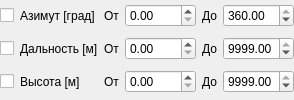
              <widget class="QWidget" name="page">
               <layout class="QGridLayout" name="gridLayout_14">
                <property name="leftMargin">
                 <number>0</number>
                </property>
                <property name="topMargin">
                 <number>0</number>
                </property>
                <property name="rightMargin">
                 <number>0</number>
                </property>
                <property name="bottomMargin">
                 <number>0</number>
                </property>
                <item row="2" column="5">
                 <widget class="QDoubleSpinBox" name="doubleSpinBox_H_max">
                  <property name="maximum">
                   <double>9999.000000000000000</double>
                  </property>
                  <property name="value">
                   <double>9999.000000000000000</double>
                  </property>
                 </widget>
                </item>
                <item row="2" column="3">
                 <widget class="QDoubleSpinBox" name="doubleSpinBox_H_min">
                  <property name="maximum">
                   <double>9999.000000000000000</double>
                  </property>
                 </widget>
                </item>
                <item row="2" column="4">
                 <widget class="QLabel" name="label_25">
                  <property name="sizePolicy">
                   <sizepolicy hsizetype="Maximum" vsizetype="Preferred">
                    <horstretch>0</horstretch>
                    <verstretch>0</verstretch>
                   </sizepolicy>
                  </property>
                  <property name="text">
                   <string>До</string>
                  </property>
                 </widget>
                </item>
                <item row="0" column="0">
                 <widget class="QCheckBox" name="checkBox_select_Azimut">
                  <property name="sizePolicy">
                   <sizepolicy hsizetype="Maximum" vsizetype="Fixed">
                    <horstretch>0</horstretch>
                    <verstretch>0</verstretch>
                   </sizepolicy>
                  </property>
                  <property name="text">
                   <string/>
                  </property>
                 </widget>
                </item>
                <item row="0" column="2">
                 <widget class="QLabel" name="label_20">
                  <property name="sizePolicy">
                   <sizepolicy hsizetype="Maximum" vsizetype="Preferred">
                    <horstretch>0</horstretch>
                    <verstretch>0</verstretch>
                   </sizepolicy>
                  </property>
                  <property name="text">
                   <string>От</string>
                  </property>
                 </widget>
                </item>
                <item row="0" column="1">
                 <widget class="QLabel" name="label">
                  <property name="sizePolicy">
                   <sizepolicy hsizetype="Maximum" vsizetype="Preferred">
                    <horstretch>0</horstretch>
                    <verstretch>0</verstretch>
                   </sizepolicy>
                  </property>
                  <property name="text">
                   <string>Азимут [град]</string>
                  </property>
                 </widget>
                </item>
                <item row="0" column="4">
                 <widget class="QLabel" name="label_23">
                  <property name="sizePolicy">
                   <sizepolicy hsizetype="Maximum" vsizetype="Preferred">
                    <horstretch>0</horstretch>
                    <verstretch>0</verstretch>
                   </sizepolicy>
                  </property>
                  <property name="text">
                   <string>До</string>
                  </property>
                 </widget>
                </item>
                <item row="1" column="1">
                 <widget class="QLabel" name="label_2">
                  <property name="sizePolicy">
                   <sizepolicy hsizetype="Maximum" vsizetype="Preferred">
                    <horstretch>0</horstretch>
                    <verstretch>0</verstretch>
                   </sizepolicy>
                  </property>
                  <property name="text">
                   <string>Дальность [м]</string>
                  </property>
                 </widget>
                </item>
                <item row="0" column="5">
                 <widget class="QDoubleSpinBox" name="doubleSpinBox_azimut_max">
                  <property name="maximum">
                   <double>360.000000000000000</double>
                  </property>
                  <property name="value">
                   <double>360.000000000000000</double>
                  </property>
                 </widget>
                </item>
                <item row="1" column="0">
                 <widget class="QCheckBox" name="checkBox_select_Range">
                  <property name="sizePolicy">
                   <sizepolicy hsizetype="Maximum" vsizetype="Fixed">
                    <horstretch>0</horstretch>
                    <verstretch>0</verstretch>
                   </sizepolicy>
                  </property>
                  <property name="text">
                   <string/>
                  </property>
                 </widget>
                </item>
                <item row="1" column="4">
                 <widget class="QLabel" name="label_24">
                  <property name="sizePolicy">
                   <sizepolicy hsizetype="Maximum" vsizetype="Preferred">
                    <horstretch>0</horstretch>
                    <verstretch>0</verstretch>
                   </sizepolicy>
                  </property>
                  <property name="text">
                   <string>До</string>
                  </property>
                 </widget>
                </item>
                <item row="1" column="5">
                 <widget class="QDoubleSpinBox" name="doubleSpinBox_range_max">
                  <property name="maximum">
                   <double>9999.000000000000000</double>
                  </property>
                  <property name="value">
                   <double>9999.000000000000000</double>
                  </property>
                 </widget>
                </item>
                <item row="2" column="0">
                 <widget class="QCheckBox" name="checkBox_select_Height_2">
                  <property name="sizePolicy">
                   <sizepolicy hsizetype="Maximum" vsizetype="Fixed">
                    <horstretch>0</horstretch>
                    <verstretch>0</verstretch>
                   </sizepolicy>
                  </property>
                  <property name="text">
                   <string/>
                  </property>
                 </widget>
                </item>
                <item row="1" column="2">
                 <widget class="QLabel" name="label_21">
                  <property name="sizePolicy">
                   <sizepolicy hsizetype="Maximum" vsizetype="Preferred">
                    <horstretch>0</horstretch>
                    <verstretch>0</verstretch>
                   </sizepolicy>
                  </property>
                  <property name="text">
                   <string>От</string>
                  </property>
                 </widget>
                </item>
                <item row="2" column="1">
                 <widget class="QLabel" name="label_3">
                  <property name="sizePolicy">
                   <sizepolicy hsizetype="Maximum" vsizetype="Preferred">
                    <horstretch>0</horstretch>
                    <verstretch>0</verstretch>
                   </sizepolicy>
                  </property>
                  <property name="text">
                   <string>Высота [м]</string>
                  </property>
                 </widget>
                </item>
                <item row="2" column="2">
                 <widget class="QLabel" name="label_22">
                  <property name="sizePolicy">
                   <sizepolicy hsizetype="Maximum" vsizetype="Preferred">
                    <horstretch>0</horstretch>
                    <verstretch>0</verstretch>
                   </sizepolicy>
                  </property>
                  <property name="text">
                   <string>От</string>
                  </property>
                 </widget>
                </item>
                <item row="0" column="3">
                 <widget class="QDoubleSpinBox" name="doubleSpinBox_azimut_min">
                  <property name="maximum">
                   <double>360.000000000000000</double>
                  </property>
                  <property name="value">
                   <double>0.000000000000000</double>
                  </property>
                 </widget>
                </item>
                <item row="1" column="3">
                 <widget class="QDoubleSpinBox" name="doubleSpinBox_range_min">
                  <property name="maximum">
                   <double>9999.000000000000000</double>
                  </property>
                 </widget>
                </item>
               </layout>
               <zorder>doubleSpinBox_H_max</zorder>
               <zorder>label</zorder>
               <zorder>label_20</zorder>
               <zorder>checkBox_select_Azimut</zorder>
               <zorder>doubleSpinBox_range_min</zorder>
               <zorder>doubleSpinBox_azimut_min</zorder>
               <zorder>doubleSpinBox_range_max</zorder>
               <zorder>doubleSpinBox_H_min</zorder>
               <zorder>checkBox_select_Range</zorder>
               <zorder>label_21</zorder>
               <zorder>label_2</zorder>
               <zorder>doubleSpinBox_azimut_max</zorder>
               <zorder>label_25</zorder>
               <zorder>label_23</zorder>
               <zorder>checkBox_select_Height_2</zorder>
               <zorder>label_3</zorder>
               <zorder>label_24</zorder>
               <zorder>label_22</zorder>
              </widget>
